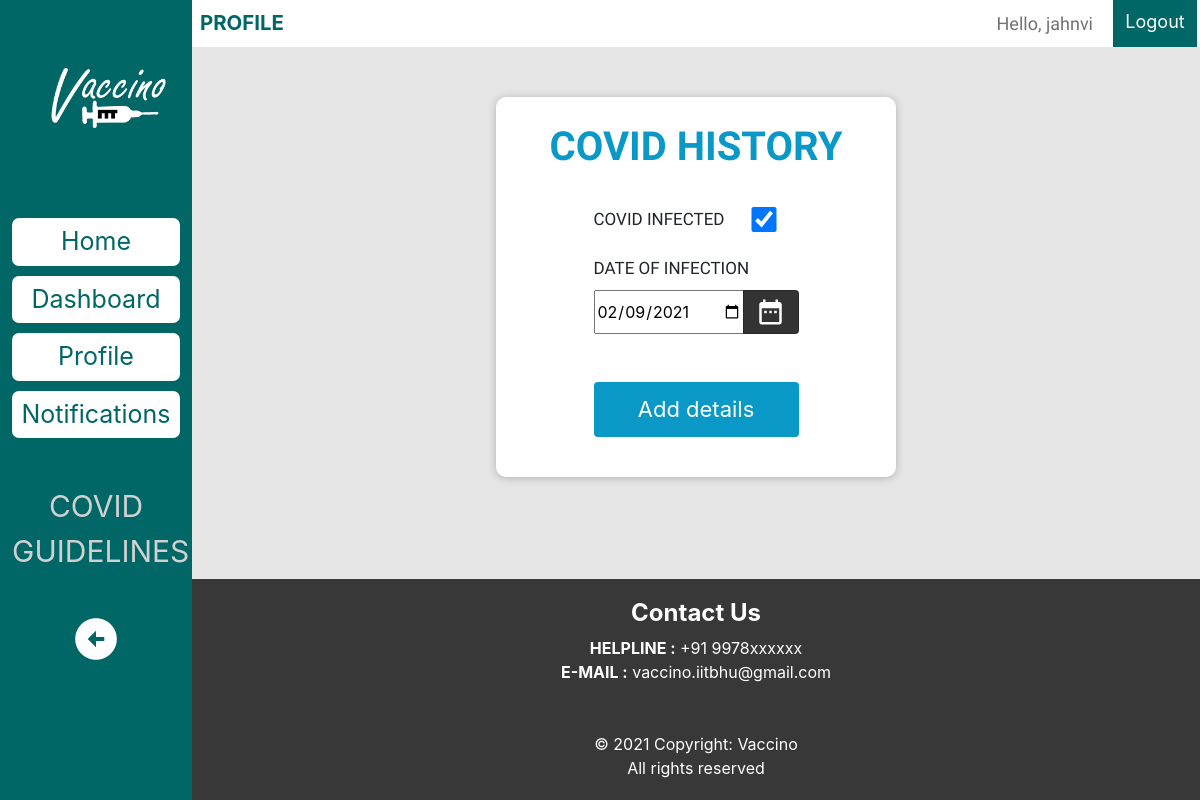
/base/history_form/ (signed in), run on an earlier commit of the app's database.
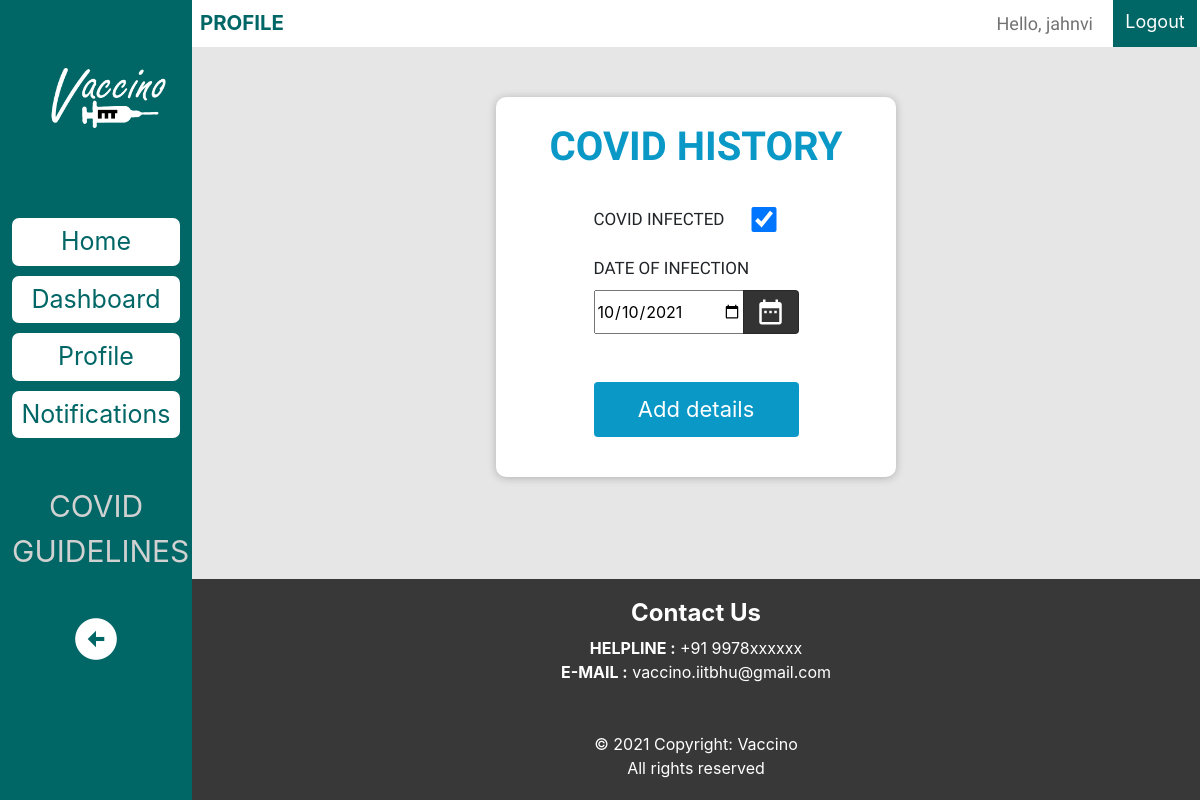
And on a later commit of the database.
### base/models.py (models this page shows)
class CovidHistory(models.Model):
    student1 = models.ForeignKey(User, related_name='student1', on_delete=models.CASCADE)
    infected = models.BooleanField(default=False)
    date = models.DateField(null=True, blank=True)

### base/views.py (the view, shortened to what this page needs)
# urls.py: path('history_form/', views.history_form, name='history_form'),
@login_required(login_url='login')
def history_form(request):
    existing_form = CovidHistory.objects.filter(student1=request.user)[0]
    history_form = HistoryForm(instance=existing_form)
    return render(request, 'history_form.html', { 'history_form': history_form })

### base/forms.py
class HistoryForm(ModelForm):
	class Meta:
		model = CovidHistory
		fields = ['infected','date']
		widgets = {
            'date': DateInput()
        }

### base/templates/history_form.html (shortened to what this page needs)
{% extends "base_generic.html" %}
{% load static %}
{% block style %}
<link rel="stylesheet" href="{% static 'css/register.css' %}">
{% endblock %}
{% block page %}
PROFILE
{% endblock%}
{% block content %}
   <div class="wrapper" id="covid">
      <div class="heading"> COVID HISTORY </div>
        <form method="POST" action="">
            <div class="input-group mb-4">
            <div class="label mr-4">COVID INFECTED</div> {{history_form.infected}}
            </div>
            <div class="label mb-2">DATE OF INFECTION</div>
            <div class="input-group mb-3">
               {{history_form.date}}
               <div class="input-group-append">
                  <span class="input-group-text">
                  <div class="material-icons" style="font-size: 30px;">date_range</div>
                  </span>
               </div>
            </div>
            <div class="d-flex justify-content-center mt-5 login_container">
            <input class="btn login_btn" type="submit" value="Add details">
            </div>
        </form>
   </div>
{% endblock %}

What changed in the data, as far as the page shows it:
removed CovidHistory: infected "☑", date "02/09/2021"
added CovidHistory: infected "☑", date "10/10/2021"
